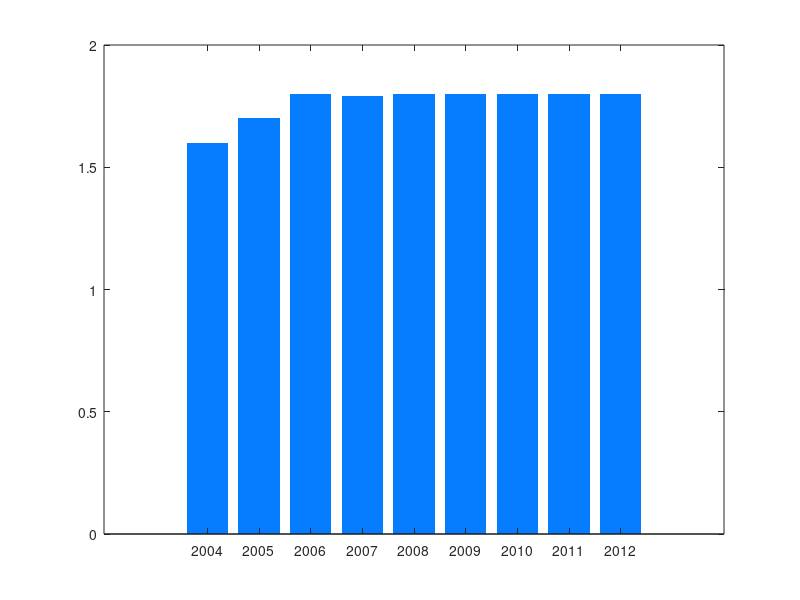
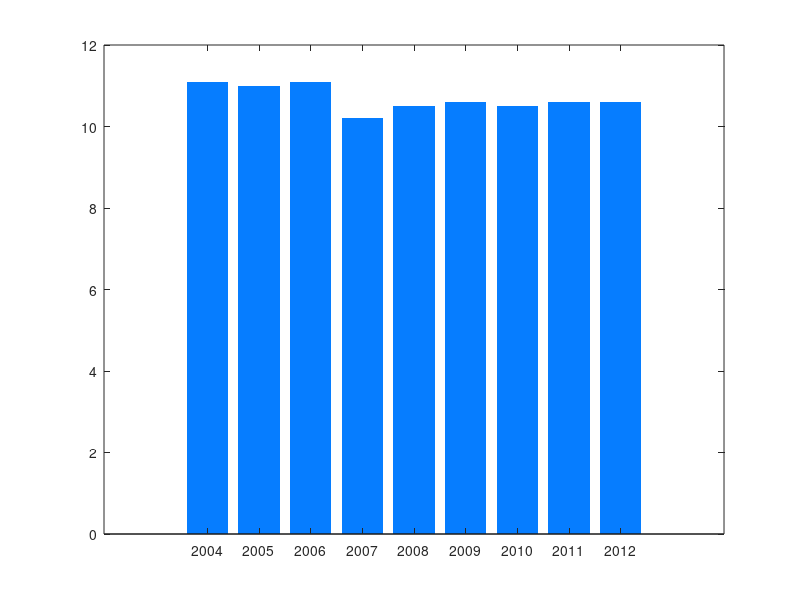
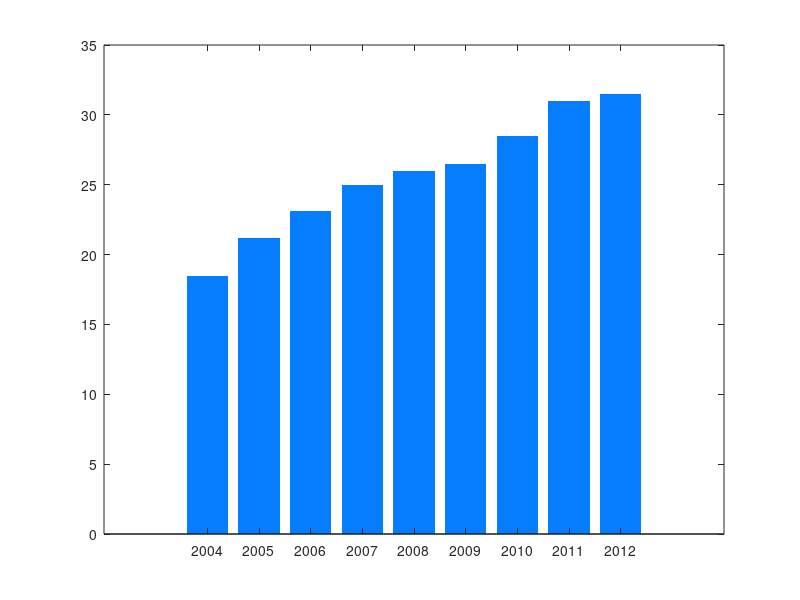
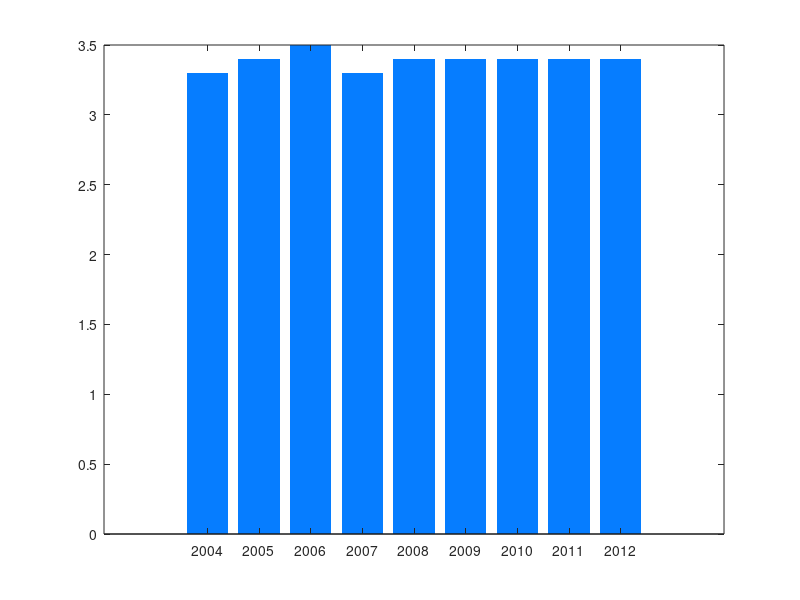

Write the MATLAB code that produced these figures, in order. (Note: this script raises an error after producing the figures.)
clear all
close all
clc
format compact

yr = [2007, 2010:5:2030];

r = {'BJ','TJ','HE','SX','SD','NM','LN','JL','HL','SH','JS','ZJ','AH','FJ','HA','HB','HN','JX','SC','CQ','SN','GS','QH','NX','XJ','GD','GX','YN','GZ','HI'};

%% ================================================================== %%
yr_geng = 2004:2012;
SO2_geng = [29.5 33.5 34.3 32.6 31.3 28.9 28.5 29.8 29.7];
NOX_geng = [18.5 21.2 23.1 25 26 26.5 28.5 31 31.5];
NH3_geng = [11.1 	11.0 	11.1 	10.2 	10.5 	10.6 	10.5 	10.6 	10.6];
OC_geng = [3.3 	3.4 	3.5 	3.3 	3.4 	3.4 	3.4 	3.4 	3.4];
BC_geng = [1.6 	1.7 	1.8 	1.79 	1.8 	1.8 	1.8 	1.8 	1.8];

figure(8);
bar(yr_geng, SO2_geng, 'facec', [6 125 255]/255, 'edge', 'none');
% alpha(0.8);

figure(4);
bar(yr_geng, NOX_geng, 'facec', [6 125 255]/255, 'edge', 'none');
% alpha(0.8);

figure(3);
bar(yr_geng, NH3_geng, 'facec', [6 125 255]/255, 'edge', 'none');
% alpha(0.8);

figure(5);
bar(yr_geng, OC_geng, 'facec', [6 125 255]/255, 'edge', 'none');
% alpha(0.8);

figure(1);
bar(yr_geng, BC_geng, 'facec', [6 125 255]/255, 'edge', 'none');
% alpha(0.8);


%% No policy
gdx_filename = 'result_urban_exo.gdx';
[urban, urban_id] = getgdx(gdx_filename, 'urban');
urban_CHN = zeros(length(urban_id{1}),length(urban_id{4}));
for i = 1:length(urban_id{1})
    urban_extract = squeeze(sum(squeeze(urban(i,:,:,:)),2));
    urban_CHN(i,:) = sum(urban_extract);

    figure(i); hold on; box on;
    plot(yr, urban_CHN(i,:), 'r^-', 'markersize', 5);
    set(gca, 'fontsize', 8);
    ylabel('Urban pollution emissions (Tg)');
    title(urban_id{1}(i), 'fontsize', 10, 'fontweight', 'bold');
    
    set(gcf, 'unit', 'inch', 'pos', [0.25+4.15*(i-1)    4.75    4.0000    3.0000]);
end

[report, report_id] = getgdx(gdx_filename, 'report');
GDP = squeeze(report(strcmp('GDP', report_id{1}),:,1:30));
GDP_n = sum(GDP,2);
figure(10); hold on;
plot(yr, GDP_n, 'r^-', 'markersize', 5);
set(gca, 'fontsize', 8);
ylabel('GDP, Billion US Dollor (2007 Value)');
set(gcf, 'unit', 'inch', 'pos', [0.25    0.7917    4.0000    3.0000]);

egy_intensity_n = getgdx(gdx_filename, 'egy_intensity_n');
figure(11); hold on;
plot(yr, egy_intensity_n, 'r^-', 'markersize', 5);
set(gca, 'fontsize', 8);
ylim([0.3 0.8]);
ylabel('National Energy Intensity');
set(gcf, 'unit', 'inch', 'pos', [0.25+4.15    0.7917    4.0000    3.0000]);

[egyreport2, egyreport2_id] = getgdx(gdx_filename, 'egyreport2');
col_consumption = squeeze(egyreport2(1,:,strcmp('COL', egyreport2_id{3}),1:30));
col_consumption_n = sum(col_consumption,2);
figure(12); hold on;
plot(yr, col_consumption_n, 'r^-', 'markersize', 5);
set(gca, 'fontsize', 8);
ylabel('Coal Consumption (mtce)');
set(gcf, 'unit', 'inch', 'pos', [0.25+4.15*2    0.7917    4.0000    3.0000]);


% ==============================
% policy scenario: national energy intensity
gdx_filename = 'result_egyint_n.gdx';
[urban, urban_id] = getgdx(gdx_filename, 'urban');
urban_CHN = zeros(length(urban_id{1}),length(urban_id{4}));
for i = 1:length(urban_id{1})
urban_extract = squeeze(sum(squeeze(urban(i,:,:,:)),2));
urban_CHN(i,:) = sum(urban_extract);
end

for i = 1:length(urban_id{1})
figure(i); hold on;
plot(yr, urban_CHN(i,:), 'go-', 'markersize', 5);
if i == 1
    legend('Geng\primes data', 'No Policy', 'w/ Policy', 2);  
end

xlim([2003 2030.5]);
set(gca, 'xtick', 2005:5:2030);
export_filename = ['fig_', char(urban_id{1}(i))];
% my_gridline; export_fig(export_filename);
end

[report, report_id] = getgdx(gdx_filename, 'report');
GDP = squeeze(report(strcmp('GDP', report_id{1}),:,1:30));
GDP_n = sum(GDP,2);
figure(10); hold on;
plot(yr, GDP_n, 'go-', 'markersize', 5);
box on;

egy_intensity_n = getgdx(gdx_filename, 'egy_intensity_n');
figure(11); hold on;
plot(yr, egy_intensity_n, 'go-', 'markersize', 5);
box on;

[egyreport2, egyreport2_id] = getgdx(gdx_filename, 'egyreport2');
col_consumption = squeeze(egyreport2(1,:,strcmp('COL', egyreport2_id{3}),1:30));
col_consumption_n = sum(col_consumption,2);
figure(12); hold on;
plot(yr, col_consumption_n, 'go-', 'markersize', 5);
box on;



% ==========
% %% emission factor
% yr = 2010:5:2100;
% t = 1:length(yr);
% 
% alpha = [-0.03 %SO2
%          -0.01];%NOx
% ef = exp(alpha*(t-1)); % emission factor
% 
% lo_bnd = [0.85 %SO2
%           0.8];%NOx
% 
% alpha = [-3.75 %SO2
%          -0.4];%NOx
% 
% lo_bnd = repmat(lo_bnd,1,length(t));
% ef2 = exp(alpha*(t-1)).*(1-lo_bnd)+lo_bnd; % emission factor
% 
% figure(100); clf; hold on; box on;
% plot(yr, ef, 'o-', 'markersize', 4, 'color', [0.5 0.9 1], 'markerf', [0.5 0.9 1], 'linewidth', 2);
% plot(yr, ef2, 'o-', 'markersize', 4, 'color', [1 0.8 0.8], 'markerf', [1 0.8 0.8], 'linewidth', 2);
% ylim([0.5 1]);
% set(gca, 'fontsize', 8);
% ylabel('Emission Factor')
% 
% 
% %% Emission factor in CREM
% yr = 2010:5:2030;
% 
% gdx_filename = 'merge_egy_int_n.gdx';
% 
% [curb0, curb0_id] = getgdx(gdx_filename, 'curb0');
% SO2_ele = squeeze(curb0(1,strcmp('SO2', curb0_id{2}),1,strcmp('ELE',curb0_id{4}),1));
% SO2_agr = squeeze(curb0(1,strcmp('SO2', curb0_id{2}),1,strcmp('AGR',curb0_id{4}),1));
% NOX_ele = squeeze(curb0(1,strcmp('NOX', curb0_id{2}),1,strcmp('ELE',curb0_id{4}),1));
% NOX_agr = squeeze(curb0(1,strcmp('NOX', curb0_id{2}),1,strcmp('AGR',curb0_id{4}),1));
% BC_ele =  squeeze(curb0(1,strcmp('BC', curb0_id{2}),1,strcmp('ELE',curb0_id{4}),1));
% VOC_ele =  squeeze(curb0(1,strcmp('VOC', curb0_id{2}),1,strcmp('ELE',curb0_id{4}),1));
% 
% [curb, curb_id] = getgdx(gdx_filename, 'curb');
% % curb_id{2} %BC/CO/NH3/NOX/OC/PH10/PM25/SO2/VOC
% % curb_id{3} %r
% % curb_id{4} %ELE/AGR
% % curb_id{5} %COL/OIL/CRU
% 
% curb_SO2_ele = curb(:,strcmp('SO2', curb_id{2}),1,strcmp('ELE', curb_id{4}),1);
% curb_SO2_ele = curb_SO2_ele/(SO2_ele*0.358);
% 
% curb_SO2_agr = curb(:,strcmp('SO2', curb_id{2}),1,strcmp('AGR', curb_id{4}),1);
% curb_SO2_agr = curb_SO2_agr/(SO2_agr*0.89);
% 
% h1 = plot(yr, curb_SO2_ele(2:end), 's-');
% h2 = plot(yr, curb_SO2_agr(2:end), 'x-', 'markersize', 10);
% 
% % ==============================
% curb_NOX_ele = curb(:,strcmp('NOX', curb_id{2}),1,strcmp('ELE', curb_id{4}),1);
% curb_NOX_ele = curb_NOX_ele/(NOX_ele*0.8656);
% 
% h3 = plot(yr, curb_NOX_ele(2:end), 'ro-');
% 
% % ==============================
% curb_BC_ele = curb(:,strcmp('BC', curb_id{2}),1,strcmp('ELE', curb_id{4}),1);
% curb_BC_ele = curb_BC_ele/BC_ele;
% 
% curb_VOC_ele = curb(:,strcmp('VOC', curb_id{2}),1,strcmp('ELE', curb_id{4}),1);
% curb_VOC_ele = curb_VOC_ele/VOC_ele;
% 
% h4 = plot(yr, curb_BC_ele(2:end), 'm^-');
% h5 = plot(yr, curb_VOC_ele(2:end), 'mv-');
% 
% legend([h1; h2; h3; h4;h5], 'SO2,ELE', 'SO2,AGR', 'NOX,ELE', 'BC,ELE', 'VOC,ELE',4);
% my_gridline;
% 
% %% Emission factor in CREM
% yr = 2010:5:2100;
% dyr = yr-yr(1);
% 
% ef = exp(-0.03*dyr);
% ef2 = exp(-0.01*dyr);
% 
% figure(10); clf;
% hp = plot(yr, ef, 'x-', yr, ef2, 'x-');
% ylim([0 1]);
% xlim([2010 2100]);
% set(gca, 'ytick', 0:0.1:1, 'xtick', 2010:10:2100);
% legend(flipud(hp), '\alpha = -0.01', '\alpha = -0.03');
% defaultratio;
% set(gca, 'fontsize', 8);
% ylabel('exp(\alpha*t)', 'fontsize', 10);
% my_gridline;
% 
% % export_fig exp_decay -painters;


%% ================================================================== %%
% %% SO2: combustion emission vs process emission
% [urban, urban_id] = getgdx('result_egyint_n.gdx', 'urban'); % [urb]x[rs]x[g]x[t] = [9]x[30]x[11]x[6]
% SO2 = squeeze(urban(strcmp('SO2', urban_id{1}),:,:,:)); % [30]x[11]x[6]
% SO2_r = squeeze(sum(SO2,2)); % [30]x[6]
% SO2_n = sum(SO2_r); % [1x6]
% 
% [urban_c, urban_c_id] = getgdx('result_egyint_n.gdx', 'urban_c'); % [urb]x[rs]x[g]x[t] = [9]x[30]x[8]x[6]
% SO2_c = squeeze(urban_c(strcmp('SO2', urban_c_id{1}),:,:,:)); % [30]x[8]x[6]
% SO2_c_g = squeeze(sum(SO2_c,2)); % [30]x[6]
% SO2_c_n = sum(SO2_c_g); % [1]x[6]
% 
% [urban_o, urban_o_id] = getgdx('result_egyint_n.gdx', 'urban_o'); % [urb]x[rs]x[g]x[t] = [9]x[30]x[10]x[6]
% SO2_o = squeeze(urban_o(strcmp('SO2', urban_o_id{1}),:,:,:)); % [30]x[8]x[6]
% SO2_o_g = squeeze(sum(SO2_o,2)); % [30]x[6]
% SO2_o_n = sum(SO2_o_g); % [1]x[6]
% 
% figure(10); clf;
% hb = bar(yr, [SO2_c_n; SO2_o_n]', 'stacked');
% set(hb(1), 'facec', [1 0.4 0.4], 'edgecolor', 'none');
% set(hb(2), 'facec', [0.3 0.65 1], 'edgecolor', 'none');
% set(gca, 'fontsize', 8);
% ylabel('SO2 (Tg)');
% legend(fliplr(hb), 'Process', 'Combustion', 2);
% title('SO2 Emission (All Sectors) (more from combustion, less from processes)', 'Fontsize', 10);
% set(gcf, 'units', 'inch', 'pos', [7.0521    5.8646    5.8333    4.3750]);
% 
% 
% %% NH3: combustion emission vs process emission
% [urban, urban_id] = getgdx('result_egyint_n.gdx', 'urban'); % [urb]x[rs]x[g]x[t] = [9]x[30]x[11]x[6]
% NH3 = squeeze(urban(strcmp('NH3', urban_id{1}),:,:,:)); % [30]x[11]x[6]
% NH3_r = squeeze(sum(NH3,2)); % [30]x[6]
% NH3_n = sum(NH3_r); % [1x6]
% 
% NH3 = squeeze(urban(strcmp('NH3', urban_id{1}),:,:,:)); % [30]x[11]x[6]
% NH3_g = squeeze(sum(NH3)); % [11]x[6]
% NH3_agr = squeeze(urban(strcmp('NH3', urban_id{1}),:,strcmp('AGR', urban_id{3}),:)); % [30]x[6]
% 
% figure(11); clf;
% plot(yr, NH3_g, 'x-');
% set(gca, 'fontsize', 8);
% ylabel('Tg')
% title('NH3 Emissions (All Sectors)', 'fontsize', 10);
% legend(urban_id{3}, 'location', 'east');
% text(2005.75, 42.5, 'Top Three Sector: AGR (~80%), WAT(10-12%), c (5-6%)');
% set(gcf, 'unit', 'inch', 'pos', [1.0521    0.5104    5.8333    4.3750]);
% 
% ratio_AGR = NH3_g(1,:)./NH3_n;
% for iy = 1:length(yr), text(yr(iy), NH3_g(1,iy)+1.1, num2str(ratio_AGR(iy), '%2.2f'), 'fontsize', 8, 'horizontalalignment', 'center'); end
% 
% ratio_WTR = NH3_g(strcmp('WTR',urban_id{3}),:)./NH3_n;
% for iy = 1:length(yr), text(yr(iy), NH3_g(strcmp('WTR',urban_id{3}),iy)+1.1, num2str(ratio_WTR(iy), '%2.2f'), 'fontsize', 8, 'horizontalalignment', 'center'); end
% 
% ratio_c = NH3_g(strcmp('c',urban_id{3}),:)./NH3_n;
% for iy = 1:length(yr), text(yr(iy), NH3_g(strcmp('c',urban_id{3}),iy)+1, num2str(ratio_c(iy), '%2.2f'), 'fontsize', 8, 'horizontalalignment', 'center'); end
% 
% % ==========
% [urban_c, urban_c_id] = getgdx('result_egyint_n.gdx', 'urban_c'); % [urb]x[rs]x[g]x[t] = [9]x[30]x[8]x[6]
% NH3_c = squeeze(urban_c(strcmp('NH3', urban_c_id{1}),:,:,:)); % [30]x[8]x[6]
% NH3_c_g = squeeze(sum(NH3_c,2)); % [30]x[6]
% NH3_c_n = sum(NH3_c_g); % [1]x[6]
% 
% [urban_o, urban_o_id] = getgdx('result_egyint_n.gdx', 'urban_o'); % [urb]x[rs]x[g]x[t] = [9]x[30]x[10]x[6]
% NH3_o = squeeze(urban_o(strcmp('NH3', urban_o_id{1}),:,:,:)); % [30]x[8]x[6]
% NH3_o_g = squeeze(sum(NH3_o,2)); % [30]x[6]
% NH3_o_n = sum(NH3_o_g); % [1]x[6]
% 
% figure(12); clf;
% hb = bar([2007, 2010:5:2030], [NH3_o_n; NH3_c_n]', 'stacked');
% set(hb(1), 'facec', [1 0.4 0.4], 'edgecolor', 'none');
% set(hb(2), 'facec', [0.3 0.65 1], 'edgecolor', 'none');
% set(gca, 'fontsize', 8);
% ylabel('Tg');
% title('NH3 Emission (mostly process emissions; almost no combustion emissions)', 'fontsize', 10);
% set(gcf, 'unit', 'inch', 'pos', [7.0521    0.5104    5.8333    4.3750]);
% 
% % ==========
% [urban_c, urban_c_id] = getgdx('result_egyint_n.gdx', 'urban_c'); % [urb]x[rs]x[g]x[t] = [9]x[30]x[8]x[6]
% NH3_c_agr = squeeze(urban_c(strcmp('NH3', urban_c_id{1}),:,strcmp('AGR', urban_c_id{3}),:)); % [30]x[6]
% NH3_c_agr_n = sum(NH3_c_agr); % [1]x[6]
% 
% [urban_o, urban_o_id] = getgdx('result_egyint_n.gdx', 'urban_o'); % [urb]x[rs]x[g]x[t] = [9]x[30]x[10]x[6]
% NH3_o_agr = squeeze(urban_o(strcmp('NH3', urban_o_id{1}),:,strcmp('AGR', urban_o_id{3}),:)); % [30]x[6]
% NH3_o_agr_n = sum(NH3_o_agr); % [1]x[6]
% 
% figure(12); hold on;
% hb2 = bar([2007, 2010:5:2030], [NH3_o_agr_n; NH3_c_agr_n]', 0.5, 'stacked');
% set(hb2(1), 'facec', [1 0.4 0.4], 'edgecolor', 'k');
% set(hb2(2), 'facec', [0.3 0.65 1], 'edgecolor', 'k');
% set(gca, 'fontsize', 8);
% ylabel('Tg');
% legend([fliplr(hb),fliplr(hb2)], 'Process', 'Combustion', 'Process from AGR', 'Combustion from AGR', 2);
% 
